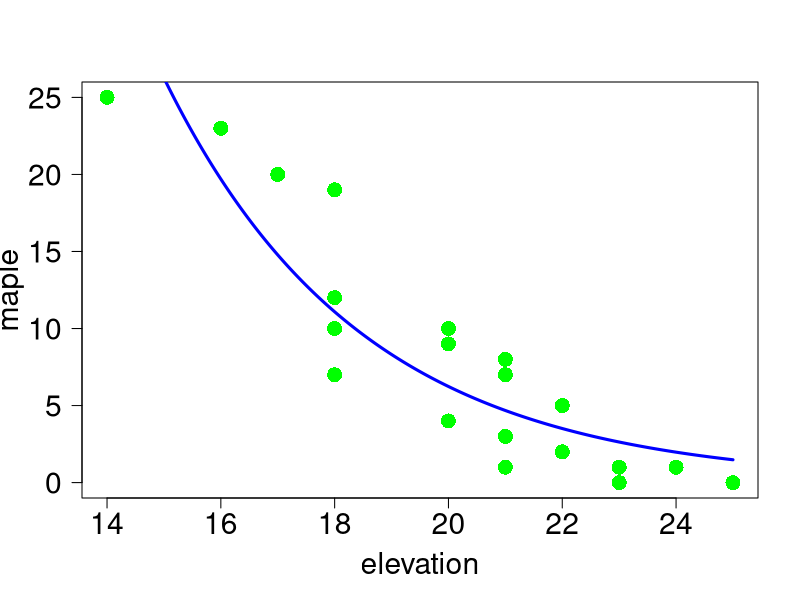

Reproduce this figure in R.
flora <- read.table("flora.csv", header=TRUE, sep=",")
attach(flora)

model_1a <- glm(maple~elevation, family=poisson)
summary(model_1a)
summary(residuals(model_1a, type = "deviance"))
res.deviance <- residuals(model_1a, type = "deviance")

png("图6.1a.png", height = 800, width = 800)
plot(elevation, maple, las=1, pch=16, col="green", cex =2, cex.axis=1.8, cex.lab=1.8)
elevationPoints <- seq(min(elevation), max(elevation), by=0.01)
fittedValues <- predict(model_1a, list(elevation=elevationPoints), type="response")
lines(elevationPoints, fittedValues, lwd=3, col="blue")
dev.off()